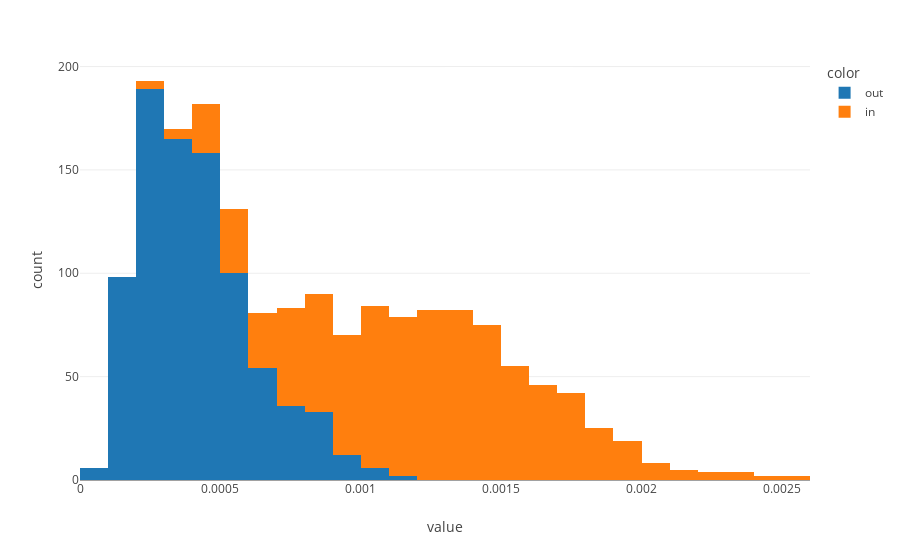

This figure's notebook cell:
### Code cell
px.histogram(
            out_distances + in_distances, 
            color = ['out']*len(out_distances) + ['in']*len(in_distances), 
            template = 'none'
            )

### Figure 1 — Plotly figure (JSON) as saved in the notebook; plotly's stock layout.template omitted (floating-point values rounded to 4 significant figures; data arrays with more than 128 entries replaced by an {"elided": "..."} marker saying what was removed)
{"data": [{"alignmentgroup": "True", "bingroup": "x", "hovertemplate": "color=out<br>value=%{x}<br>count=%{y}<extra></extra>", "legendgroup": "out", "marker": {"color": "#1F77B4", "pattern": {"shape": ""}}, "name": "out", "offsetgroup": "out", "orientation": "v", "showlegend": true, "type": "histogram", "x": {"elided": "859 float values"}, "xaxis": "x", "yaxis": "y"}, {"alignmentgroup": "True", "bingroup": "x", "hovertemplate": "color=in<br>value=%{x}<br>count=%{y}<extra></extra>", "legendgroup": "in", "marker": {"color": "#FF7F0E", "pattern": {"shape": ""}}, "name": "in", "offsetgroup": "in", "orientation": "v", "showlegend": true, "type": "histogram", "x": {"elided": "859 float values"}, "xaxis": "x", "yaxis": "y"}], "layout": {"barmode": "relative", "legend": {"title": {"text": "color"}, "tracegroupgap": 0}, "margin": {"t": 60}, "xaxis": {"anchor": "y", "domain": [0, 1], "title": {"text": "value"}}, "yaxis": {"anchor": "x", "domain": [0, 1], "title": {"text": "count"}}}}
